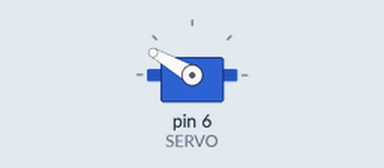
The sketch below on a simulated Arduino Uno, built with avr-gcc and run on an emulated ATmega328P. Parts: servo.

Above: at 2.05 s.
At 6.0 s:
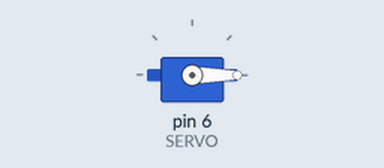
Timing chart, 0 to 7.2 s (numbered marks = the images above):
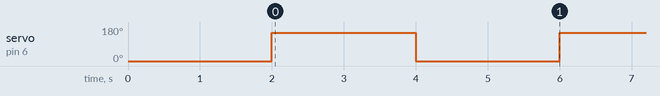

The sketch:

servoPreto.ino
```cpp
#include <Servo.h>

#define SERVO 6 // Porta Digital 6 PWM

Servo s; // Variável Servo
int pos; // Posição Servo

void setup ()
{
  s.attach(SERVO);
  Serial.begin(9600);
  s.write(0); // Inicia motor posição zero
  delay(2000);
}

void loop()
{
  s.write(150);
  delay(2000);
  s.write(0);
  delay(2000);
  /*for(pos = 0; pos < 180; pos++)
  {
    s.write(pos);
    delay(15);
    Serial.println(pos);
  }
  delay(1000);
  for(pos = 180; pos >= 0; pos--)
   {
    s.write(pos);
    delay(15);
   }
  delay(1000);*/
}
```

Measured:
- by itself, servo on pin 6 (SERVO): alternates 150° for 2.0 s and 0° for 2.0 s
